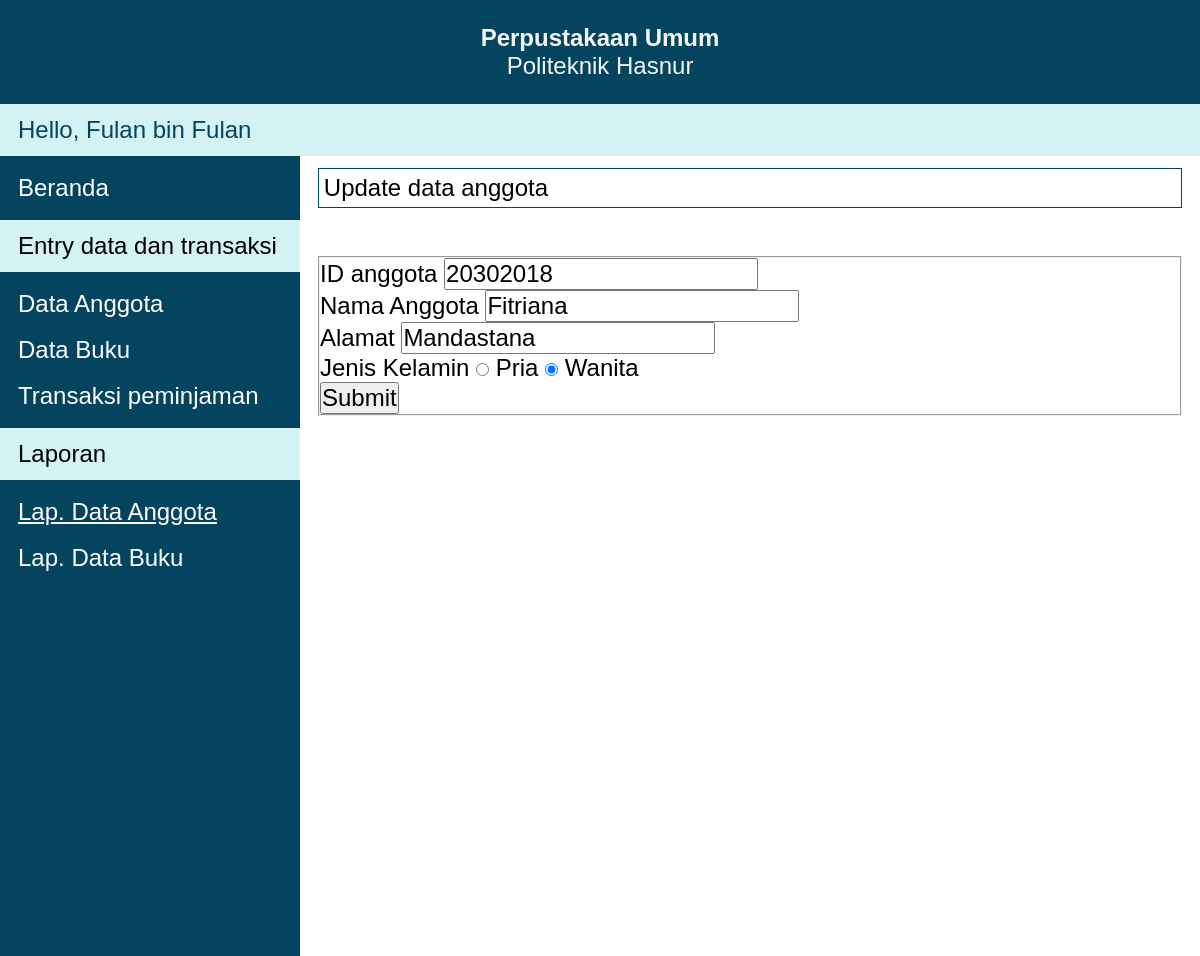
The page /pages/update/anggota.php?key=20302018 (signed in) on the database its author committed.
### tables this page shows
CREATE TABLE `accounts` (
  `username` varchar(10) NOT NULL,
  `password` varchar(10) NOT NULL,
  `fullname` varchar(35) NOT NULL,
  PRIMARY KEY (`username`)
);

CREATE TABLE `anggota` (
  `id_anggota` int(10) NOT NULL,
  `nama` varchar(100) NOT NULL,
  `jenis_kelamin` varchar(100) NOT NULL,
  `alamat` text NOT NULL,
  PRIMARY KEY (`id_anggota`)
);

### getter/getProfile.php (called while the page is built)
<?php
function getProfile($conn) {
    $sql = "SELECT * FROM accounts";
    $res = mysqli_query($conn, $sql);
    return mysqli_fetch_assoc($res)["fullname"];
}

### getter/getAnggota.php (called while the page is built)
<?php
function getAnggota($conn, $key = false) {
    $sql = "SELECT * FROM anggota";
    if ($key !== false) $sql = "SELECT * FROM anggota WHERE id_anggota = '$key'";
    $res = mysqli_query($conn, $sql);
    $rows = [];
    while ( $row = mysqli_fetch_assoc($res) ) {
        array_push($rows, $row);
    }
    return $rows;
}

### pages/update/anggota.php (the view, shortened to what this page needs)
<?php
    require("../../connection.php");
    require("../../getter/getProfile.php");
    require("../../getter/getAnggota.php");
    if ( isset($_GET["key"]) ) $response = getAnggota($conn, $_GET["key"]);
?>
<!DOCTYPE html>
<html lang="en">
<head>
    <link rel="stylesheet" href="../../style/app.css">
    <link rel="stylesheet" href="https://unpkg.com/purecss@2.0.6/build/pure-min.css">
</head>
<body>
    <div class="app">
        <header>
            <h1>Perpustakaan Umum</h1>
            <p>Politeknik Hasnur</p>
            <div class="bottom-bar">
                <?php
                    echo "Hello, " . getProfile($conn);
                ?>
            </div>
        </header>
        <nav>
            <ul>
                <li>
                    <a href="../../index.php">Beranda</a>
                </li>
                <li>
                    <p class="nav-title">Entry data dan transaksi<p>
                </li>
                <li>
                    <a href="../inputDataAnggota.php">Data Anggota</a>
                </li>
                <li>
                    <a href="../inputDataBuku.php">Data Buku</a>
                </li>
                <li>
                    <a href="">Transaksi peminjaman</a>
                </li>
                <li>
                    <p class="nav-title">Laporan</p>
                </li>
                <li>
                    <a class="active" href="../laporanDataAnggota.php">Lap. Data Anggota</a>
                </li>
                <li>
                    <a href="../laporanDataBuku.php">Lap. Data Buku</a>
                </li>
            </ul>
        </nav>
        <main>
            <h1>Update data anggota</h1>
            <form method="post" class="pure-form pure-form-aligned">
                <fieldset>
                <?php
                  $id = $response[0]["id_anggota"];
                  $nama = $response[0]["nama"];
                  $alamat = $response[0]["alamat"];
                  $gender = $response[0]["jenis_kelamin"];
                  echo <<<EOT
                    <div class="pure-control-group">
                        <label for="id">ID anggota</label>
                        <input value="$id" type="text" id="id" name="id_anggota" placeholder="Masukkan id anggota" />
                    </div>
                    <div class="pure-control-group">
                        <label for="nama">Nama Anggota</label>
                        <input value="$nama" type="text" id="nama" name="nama_anggota" placeholder="Masukkan nama anggota" />
                    </div>
                    <div class="pure-control-group">
                        <label for="alamat">Alamat</label>
                        <input value="$alamat" type="text" id="alamat" name="alamat_anggota" placeholder="Masukkan alamat anggota" />
                    </div>
                    <div class="pure-control-group">
                        <div class="pure-form">
                            <label>Jenis Kelamin</label>
                            <input type="hidden" id="gender" value="$gender" />
                            <label for="checkbox-radio-option-two" class="pure-radio">
                                <input type="radio" id="checkbox-radio-option-two" name="jenis_kelamin" value="pria" /> Pria
                            </label>
                            <label for="checkbox-radio-option-three" class="pure-radio">
                                <input type="radio" id="checkbox-radio-option-three" name="jenis_kelamin" value="wanita" /> Wanita
                            </label>
                        </div>
                    </div>
                    <div class="pure-controls">
                        <button type="submit" name="updateAnggota" class="pure-button pure-button-primary">Submit</button>
                    </div>
                EOT;
                ?>
                </fieldset>
            </form>
        </main>
    </div>
</body>
</html>

### style/app.css (style rules this page uses)
* { margin: 0; padding: 0; font-size: 24px; font-family: Arial, Helvetica, sans-serif }
.app { display: grid; grid-template-columns: 300px auto; grid-template-rows: auto; grid-template-areas: "header header" "nav main" ; }
.app header { background-color: #05445E; text-align: center; color: whitesmoke; padding: 1rem 0 0; grid-area: header; }
.app header .bottom-bar { background-color: #D4F1F4; color: #05445E; padding: .5rem .75rem; text-align: left; margin-top: 1rem; }
.app nav { grid-area: nav; height: 100vh; background-color: #05445E; }
.app nav .active { text-decoration: underline; }
.app nav ul li { margin: .75rem 0; }
.app nav ul li a { text-decoration: none; color: white; padding: .5rem .75rem; transition: .3s ease; }
.app nav ul .nav-title { background-color: #D4F1F4; padding: .5rem .75rem; }
.app main { grid-area: main; padding: .5rem .75rem; }
.app main h1:first-child { font-weight: 400; border: 1px solid #05445E; padding: .2rem; margin-bottom: 2rem; font-size: 1rem; }

### rows shown on the page
accounts: fullname "Fulan bin Fulan"
anggota: id_anggota "20302018", nama_anggota "Fitriana", alamat_anggota "Mandastana"
